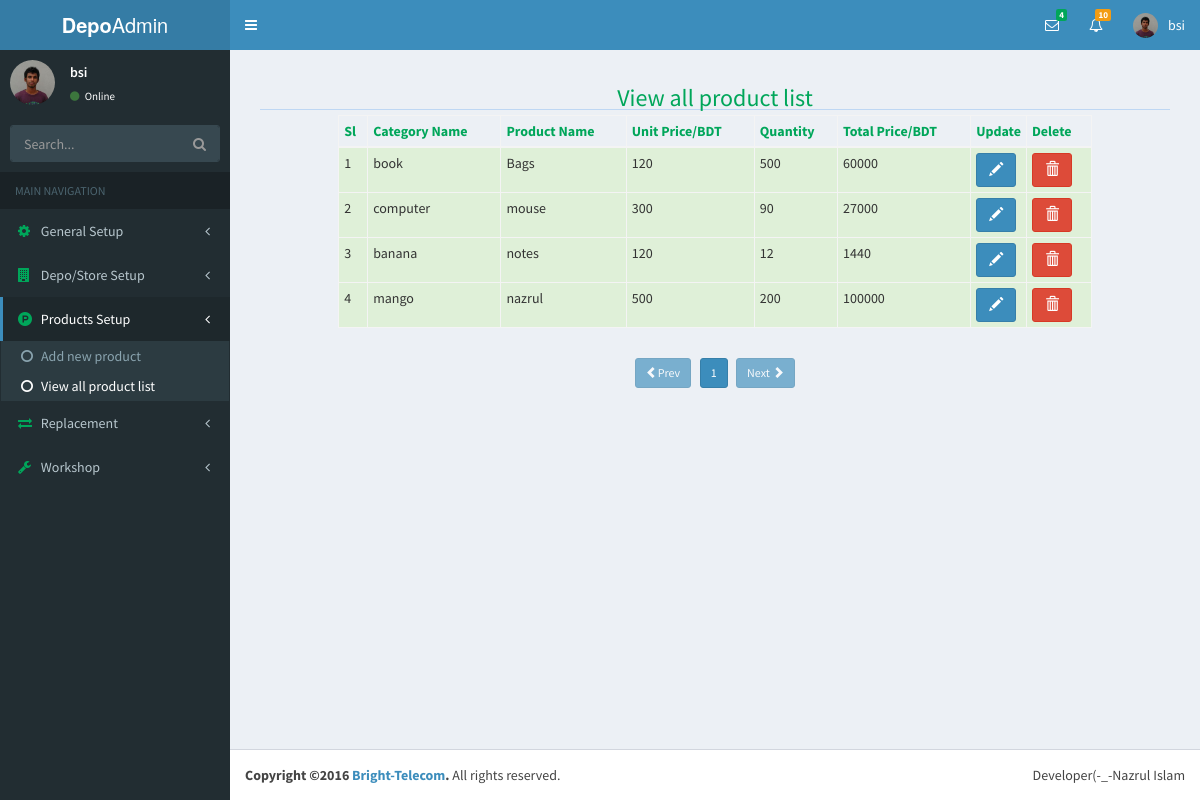
Screenshot of /index.php?page=productViewList&folder=products (signed in) with the database file from the repository.
### tables this page shows
CREATE TABLE `user` (
  `id` int(11) NOT NULL,
  `userName` varchar(20) NOT NULL,
  `password` varchar(42) NOT NULL,
  `userType` varchar(20) NOT NULL,
  `last_login` timestamp NOT NULL DEFAULT CURRENT_TIMESTAMP,
  `status` varchar(8) NOT NULL
);

CREATE TABLE `products` (
  `id` int(11) NOT NULL,
  `user_id` int(11) NOT NULL,
  `cat_id` int(11) NOT NULL,
  `pro_name` varchar(30) NOT NULL,
  `pro_price` int(6) NOT NULL,
  `quantity` int(6) NOT NULL,
  `total_price` int(11) NOT NULL,
  `uploader` varchar(30) NOT NULL,
  `entry_date` date NOT NULL
);

CREATE TABLE `category` (
  `id` int(11) NOT NULL,
  `catName` varchar(40) NOT NULL
);

### products/productViewList.php (the view, shortened to what this page needs)
<?php
	require('database.php');
	$pagination=$db->prepare("SELECT * FROM products");
	$pagination->execute();
	$totalRow=$pagination->rowCount();
	$itemPerpage=5;
	$totalPage=ceil($totalRow/$itemPerpage);
	$pageNumber=(isset($_GET['pgNumber'])?$_GET['pgNumber']:$_GET['pgNumber']=1);
	$start=($pageNumber-1)*$itemPerpage;
	$viewAllProList=$db->prepare("SELECT products.*,category.catName FROM products LEFT JOIN category ON products.cat_id=category.id LIMIT $start,$itemPerpage");
	$viewAllProList->execute();
	$sl='';
	$data='';
	while($viewAllProListRow=$viewAllProList->fetch(PDO::FETCH_OBJ)){
		$sl++;
		$data.="
			<tr class='success'>
				<td>$sl</td>
				<td>$viewAllProListRow->catName</td>
				<td>$viewAllProListRow->pro_name</td>
				<td>$viewAllProListRow->pro_price</td>
				<td>$viewAllProListRow->quantity</td>
				<td>$viewAllProListRow->total_price</td>
				<td>
					<a href='index.php?page=productEdit&folder=products&proEditId=$viewAllProListRow->id' class='btn btn-primary'>
						<span class='glyphicon glyphicon-pencil'></span>
					</a>
				</td>
				<td>
					<a href='index.php?page=productViewList&folder=products&proDelid=$viewAllProListRow->id' class='btn btn-danger'>
						<span class='glyphicon glyphicon-trash'></span>
					</a>
				</td>
			</tr>
		";
	};
?>
<div class="container-fluid">
	<div class="row">
		<div class="col-sm-12">
			<h3 class="text-center text-green">View all product list</h3>
			<hr>
		</div>
	</div>
	<div class="row">
		<div class="col-sm-10 col-sm-offset-1">
			<table class="table table-bordered table-hover table-condensed">
				<thead class="text-green">
					<th>Sl</th>
					<th>Category Name</th>
					<th>Product Name</th>
					<th>Unit Price/BDT</th>
					<th>Quantity</th>
					<th>Total Price/BDT</th>
					<th width="5%">Update</th>
					<th>Delete</th>
				<thead>
				<tbody>
					<?php echo $data;?>
				</tbody>
			</table>
		</div>
	</div>
	<div class="row">
		<div class="col-xs-8 col-xs-offset-2 text-center" style="margin-top:10px">
			<?php
				$pagePre=$pageNumber-1;
				$pageNext=$pageNumber+1;
				if($pagePre==0){
					echo"<a href='index.php?page=productViewList&folder=products&pgNumber={$pagePre}' class='btn btn-primary btn-sm disabled'><span class='glyphicon glyphicon-chevron-left'></span>Prev</a> &nbsp;&nbsp;";
				}else{
					echo"<a href='index.php?page=productViewList&folder=products&pgNumber={$pagePre}' class='btn btn-primary btn-sm'><span class='glyphicon glyphicon-chevron-left'></span>Prev</a> &nbsp;&nbsp;";
				}
				if($pageNumber <= $totalPage){
					for($i=1;$i<=$totalPage;$i++){
						if($i == $pageNumber){
								echo "<a href='index.php?page=productViewList&folder=products&pgNumber={$i}' class='btn btn-primary btn-sm'>$i</a>".'&nbsp;';
						}else{
							echo "<a href='index.php?page=productViewList&folder=products&pgNumber={$i}' class='btn btn-default btn-sm'>$i</a>".'&nbsp;';
						}
					}
				}else{
					echo"Page not found ! 404";
				}
				if($pageNumber==$totalPage){
					echo"&nbsp;&nbsp;<a class='btn btn-primary btn-sm disabled'
						href='index.php?page=productViewList&folder=products&pgNumber={$pageNext}'>Next
							<span class='glyphicon glyphicon-chevron-right'></span>
						</a>";
				}else{
					echo"&nbsp;&nbsp;<a href='index.php?page=productViewList&folder=products&pgNumber={$pageNext}'
					 class='btn btn-primary btn-sm'>Next
					 	<span class='glyphicon glyphicon-chevron-right'></span>
					 </a>";
				}
			?>
		</div>
	</div>
</div>

### include/header.php (shortened to what this page needs)
<?php
require('database.php');
$userId=$_SESSION['userId'];
$userNameSelect=$db->prepare("SELECT * FROM `user` WHERE id=?");
$userNameSelect->bindParam(1,$userId);
$userNameSelect->execute();
$userNameRow=$userNameSelect->fetch(PDO::FETCH_OBJ);
?>
<!DOCTYPE html>
<html>
	<head>
	  <link rel="stylesheet" href="bootstrap/css/bootstrap.min.css">
	  <link rel="stylesheet" href="https://cdnjs.cloudflare.com/ajax/libs/font-awesome/4.5.0/css/font-awesome.min.css">
	  <link rel="stylesheet" href="../datepicker/css/datepicker.css">
	  <link rel="stylesheet" href="dist/css/AdminLTE.min.css">
	       <link href="http://ajax.googleapis.com/ajax/libs/jqueryui/1.8/themes/base/jquery-ui.css" rel="stylesheet" type="text/css"/>
	  <link rel="stylesheet" href="dist/css/skins/_all-skins.min.css">
	  <link rel="stylesheet" href="datepicker/css/datepicker.css">
	  <link rel="stylesheet" href="plugins/bootstrap-wysihtml5/bootstrap3-wysihtml5.min.css">
	</head>
	<body class="hold-transition skin-blue sidebar-mini">
		<div class="wrapper">
		  <header class="main-header">
		    <a href="index.php" class="logo">
		      <span class="logo-lg"><b>Depo</b>Admin</span>
		    </a>
		    <nav class="navbar navbar-static-top">
		      <a href="#" class="sidebar-toggle" data-toggle="offcanvas" role="button">
		      </a>
		      <div class="navbar-custom-menu">
		        <ul class="nav navbar-nav">
		          <li class="dropdown messages-menu">
		            <a href="#" class="dropdown-toggle" data-toggle="dropdown">
		              <i class="fa fa-envelope-o"></i>
		              <span class="label label-success">4</span>
		            </a>
		          </li>
		          <li class="dropdown notifications-menu">
		            <a href="#" class="dropdown-toggle" data-toggle="dropdown">
		              <i class="fa fa-bell-o"></i>
		              <span class="label label-warning">10</span>
		            </a>
		          </li>
		          <li class="dropdown user user-menu">
		            <a href="#" class="dropdown-toggle" data-toggle="dropdown">
		              <img src="dist/img/user2-160x160.jpg" class="user-image" alt="User Image">
		              <span class="hidden-xs"><?php echo $userNameRow->userName;?></span>
		            </a>
		          </li>
		        </ul>
		      </div>
		    </nav>
		  </header>

### include/sideBar.php (shortened to what this page needs)
<aside class="main-sidebar">
    <section class="sidebar">
      <div class="user-panel">
        <div class="pull-left image">
          <img src="dist/img/user2-160x160.jpg" class="img-circle" alt="User Image">
        </div>
        <div class="pull-left info">
          <p><?php echo $userNameRow->userName;?></p>
          <a href="#"><i class="fa fa-circle text-success"></i> Online</a>
        </div>
      </div>
      <form action="#" method="get" class="sidebar-form">
        <div class="input-group">
          <input type="text" name="q" class="form-control" placeholder="Search...">
              <span class="input-group-btn">
                <button type="submit" name="search" id="search-btn" class="btn btn-flat"><i class="fa fa-search"></i>
                </button>
              </span>
        </div>
      </form>
      <ul class="sidebar-menu">
        <li class="header">MAIN NAVIGATION</li>
        <li class="<?php echo(isset($_GET['folder']) && $_GET['folder']=='setup')?'active':null;?> treeview">
          <a href="#">
            <i class="fa fa-cog text-green"></i> <span>General Setup</span>
            <span class="pull-right-container">
              <i class="fa fa-angle-left pull-right"></i>
            </span>
          </a>
        </li>
        <li class="<?php echo(isset($_GET['folder']) && $_GET['folder']=='depoinfo')?'active':null;?> treeview">
          <a href="#">
            <i class="fa fa-building text-green"></i> <span>Depo/Store Setup</span>
            <span class="pull-right-container">
              <i class="fa fa-angle-left pull-right"></i>
            </span>
          </a>
        </li>
        <li class="<?php echo(isset($_GET['folder']) && $_GET['folder']=='products')?'active':null;?> treeview">
          <a href="#">
            <i class="fa fa-product-hunt text-green"></i> <span>Products Setup</span>
            <span class="pull-right-container">
              <i class="fa fa-angle-left pull-right"></i>
            </span>
          </a>
          <ul class="treeview-menu">
            <li class="<?php echo (isset($_GET['page']) && $_GET['page']=='productSetup')? 'active':null;?>"><a href="index.php?page=productSetup&folder=products"><i class="fa fa-circle-o"></i>Add new product</a></li>
            <li class="<?php echo(isset($_GET['page']) && $_GET['page']=='productViewList')?'active':null;?>">
            	<a href="index.php?page=productViewList&folder=products"><i class="fa fa-circle-o"></i>View all product list</a>
            </li>
          </ul>
        </li>
        <li class="<?php echo(isset($_GET['folder']) && $_GET['folder']=='replace')?'active':null;?> treeview">
        	<a href="#">
            <i class="fa fa-exchange text-green"></i> <span>Replacement</span>
            <span class="pull-right-container">
              <i class="fa fa-angle-left pull-right"></i>
            </span>
          </a>
        </li>
        <li class="<?php echo(isset($_GET['folder']) && $_GET['folder']=='workshop')?'active':null;?> treeview">
          <a href="#">
            <i class="fa fa-wrench text-green"></i> <span>Workshop</span>
            <span class="pull-right-container">
              <i class="fa fa-angle-left pull-right"></i>
            </span>
          </a>
        </li>
      </ul>
    </section>
  </aside>

### index.php (shortened to what this page needs)
<?php include('include/header.php'); ?>
<?php include('include/sideBar.php');?>
		  <div class="content-wrapper">
		    <section class="content">
		    	<?php
		    		if(isset($_GET['page'])){
		    			$page=$_GET['page'];
		    			if(isset($_GET['folder'])){
		    				$folder=$_GET['folder'];
		    				include($folder.'/'.$page.'.php');
		    			}else{
		    				include($page.'.php');
		    			}
		    		}
		    	?>
		    </section>
		  </div>
<?php include('include/footer.php');?>

### include/footer.php (shortened to what this page needs)
		  <footer class="main-footer">
		    <div class="pull-right hidden-xs">
		      <p>Developer(-_-Nazrul Islam</p>
		    </div>
		    <strong>Copyright &copy;<?php echo date('Y');?> <a href="nazrul.com.bd">Bright-Telecom</a>.</strong> All rights
		    reserved.
		  </footer>
		</div>
	</body>
</html>

### rows the page displays
user: userName "bsi"
products: cat.catName "book", pro_name "Bags", pro_price "120", quantity "500", total_price "60000"
products: cat.catName "computer", pro_name "mouse", pro_price "300", quantity "90", total_price "27000"
products: cat.catName "banana", pro_name "notes", pro_price "120", quantity "12", total_price "1440"
products: cat.catName "mango", pro_name "nazrul", pro_price "500", quantity "200", total_price "100000"
